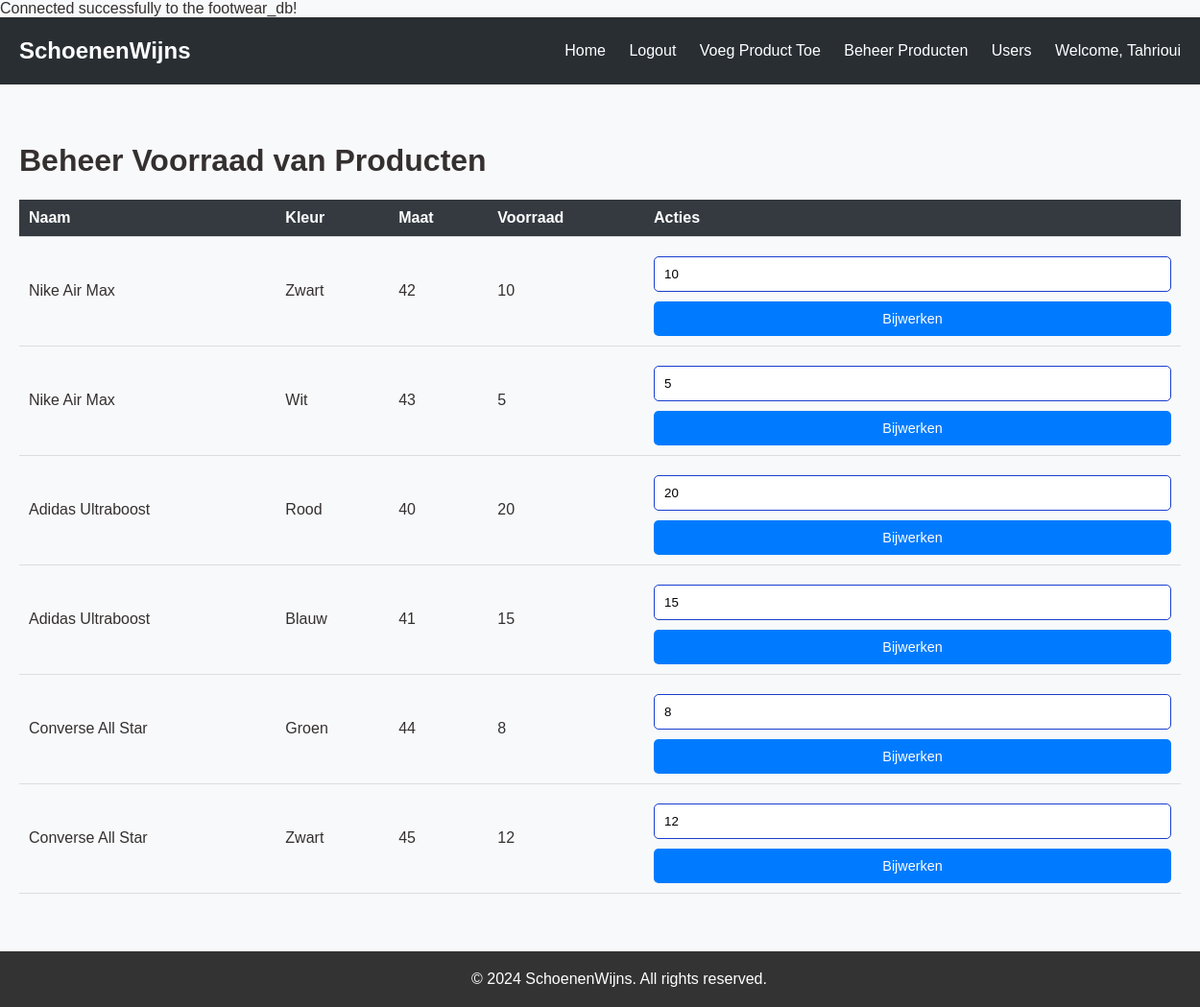
Screenshot of /footwear/adminPanel.php (signed in) with the database file from the repository.
### tables this page shows
CREATE TABLE `productvariant` (
  `artikelnr` int(11) NOT NULL,
  `variantnr` int(11) NOT NULL,
  `kleur` varchar(50) DEFAULT NULL,
  `maat` int(11) DEFAULT NULL,
  `stock` int(11) DEFAULT NULL,
  `bought_counter` int(11) DEFAULT NULL,
  `variant_directory` varchar(255) DEFAULT NULL
);

CREATE TABLE `products` (
  `artikelnr` int(11) NOT NULL,
  `naam` varchar(100) DEFAULT NULL,
  `prijs` decimal(10,2) DEFAULT NULL,
  `type_of_shoe` varchar(50) DEFAULT NULL,
  `directory` varchar(255) DEFAULT NULL,
  `product_information` text DEFAULT NULL
);

### footwear/adminPanel.php (the view, shortened to what this page needs)
<?php
include 'connect.php';
$sql = "SELECT pv.variantnr, p.naam, pv.kleur, pv.maat, pv.stock
        FROM ProductVariant pv
        JOIN Products p ON pv.artikelnr = p.artikelnr";
$result = $conn->query($sql);
?>
<!DOCTYPE html>
<html lang="en">
<head>
    <link rel="stylesheet" href="css/style.css">
</head>
<body>
<header>
    <div class="logo">SchoenenWijns</div>
    <nav>
        <ul>
            <li><a href="index.php">Home</a></li>
            <li><a href="logout.php">Logout</a></li>
            <li><a href="add_product.php">Voeg Product Toe</a></li>
            <li><a href="manage_products.php">Beheer Producten</a></li>
            <li><a href="active_deactivate_show_users.php">Users</a></li>
            <li><a href="#">Welcome, <?php echo $_SESSION['voornaam']; ?></a></li>
        </ul>
    </nav>
</header>
<main>
    <h1>Beheer Voorraad van Producten</h1>
    <table>
        <thead>
            <tr>
                <th>Naam</th>
                <th>Kleur</th>
                <th>Maat</th>
                <th>Voorraad</th>
                <th>Acties</th>
            </tr>
        </thead>
        <tbody>
            <?php if ($result && $result->num_rows > 0): ?>
                <?php while ($row = $result->fetch_assoc()): ?>
                    <tr>
                        <td><?php echo htmlspecialchars($row['naam']); ?></td>
                        <td><?php echo htmlspecialchars($row['kleur']); ?></td>
                        <td><?php echo htmlspecialchars($row['maat']); ?></td>
                        <td><?php echo htmlspecialchars($row['stock']); ?></td>
                        <td>
                            <form action="" method="post" style="display:inline;">
                                <input type="number" name="new_stock" value="<?php echo $row['stock']; ?>" min="0">
                                <input type="submit" name="update_stock" value="Bijwerken">
                            </form>
                        </td>
                    </tr>
                <?php endwhile; ?>
            <?php else: ?>
                <tr>
                    <td colspan="5">Geen producten beschikbaar.</td>
                </tr>
            <?php endif; ?>
        </tbody>
    </table>
</main>
<footer>
    <p>&copy; 2024 SchoenenWijns. All rights reserved.</p>
</footer>
</body>
</html>

### footwear/css/style.css (style rules this page uses)
body { font-family: Arial, sans-serif; background-color: #f8f9fa; color: #353030; margin: 0; padding: 0; }
header { background-color: #292e33; color: white; padding: 10px 20px; display: flex; justify-content: space-between; align-items: center; }
.logo { font-size: 24px; font-weight: bold; }
nav ul { list-style: none; padding: 0; }
nav ul li { display: inline; margin-left: 20px; }
nav ul li a { color: white; text-decoration: none; }
main { padding: 40px 20px; }
input[type="text"], input[type="email"], input[type="password"], input[type="number"] { width: 100%; padding: 10px; margin: 10px 0; border: 1px solid #193ecf; border-radius: 5px; transition: border-color 0.3s; }
input[type="submit"] { background-color: #007bff; color: white; border: none; padding: 10px; border-radius: 5px; cursor: pointer; transition: background 0.3s; width: 100%; font-size: 0.9em; }
footer { background-color: #333; color: white; text-align: center; padding: 20px; position: relative; bottom: 0; width: 100%; }
footer p { margin: 0; }
table { width: 100%; border-collapse: collapse; margin-bottom: 20px; }
th, td { padding: 10px; text-align: left; border-bottom: 1px solid #ddd; }
th { background-color: #343a40; color: white; }

### rows the page displays
productvariant: artikelnr.naam "Nike Air Max", kleur "Zwart", maat "42", stock "10", new_stock "10"
productvariant: artikelnr.naam "Nike Air Max", kleur "Wit", maat "43", stock "5", new_stock "5"
productvariant: artikelnr.naam "Adidas Ultraboost", kleur "Rood", maat "40", stock "20", new_stock "20"
productvariant: artikelnr.naam "Adidas Ultraboost", kleur "Blauw", maat "41", stock "15", new_stock "15"
productvariant: artikelnr.naam "Converse All Star", kleur "Groen", maat "44", stock "8", new_stock "8"
productvariant: artikelnr.naam "Converse All Star", kleur "Zwart", maat "45", stock "12", new_stock "12"

### other values shown
$_SESSION['voornaam'] "Tahrioui"
